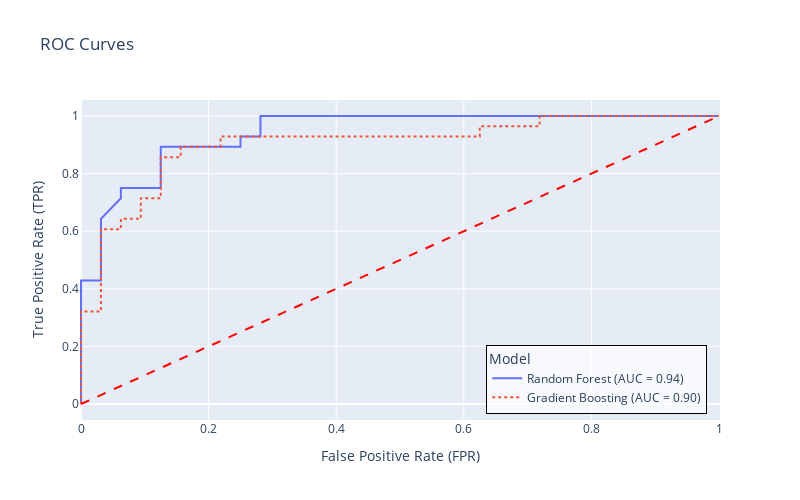

Notebook source saved alongside this figure:
### Code cell
import pandas as pd
import plotly.express as px
from sklearn.metrics import roc_curve, auc

# Calcular ROC y AUC para ambos modelos
fpr_rf, tpr_rf, thresholds_rf = roc_curve(y_test.map({"No": 0, "Yes": 1}), rf_model.predict_proba(X_test)[:, 1])
roc_auc_rf = auc(fpr_rf, tpr_rf)
fpr_gb, tpr_gb, thresholds_gb = roc_curve(y_test.map({"No": 0, "Yes": 1}), gb_model.predict_proba(X_test)[:, 1])
roc_auc_gb = auc(fpr_gb, tpr_gb)

roc_df = pd.DataFrame({
    "FPR": list(fpr_rf) + list(fpr_gb), "TPR": list(tpr_rf) + list(tpr_gb),
    "Threshold": list(thresholds_rf) + list(thresholds_gb),
    "Model": (["Random Forest"] * len(fpr_rf)) + (["Gradient Boosting"] * len(fpr_gb))
})
fig = px.line(
    roc_df, x="FPR", y="TPR", color="Model", line_dash="Model", title="ROC Curves",
    labels={"FPR": "False Positive Rate (FPR)", "TPR": "True Positive Rate (TPR)"}, hover_data=["Threshold"]
)
fig.add_shape(
    type="line", x0=0, y0=0, x1=1, y1=1,
    line=dict(color="red", dash="dash")
)
fig.for_each_trace(
    lambda t: t.update(
        name=f"{t.name} (AUC = {roc_auc_rf:.2f})" if "Random Forest" in t.name else f"{t.name} (AUC = {roc_auc_gb:.2f})"
    )
)
fig.update_layout(
    width=800, height=500,legend=dict(
        x=0.98, y=0.02, xanchor="right", yanchor="bottom",
        bgcolor="rgba(255,255,255,0.7)", bordercolor="black", borderwidth=1)
)
fig.show()

### Figure 1 — Plotly figure (JSON) as saved in the notebook; plotly's stock layout.template omitted (floating-point values rounded to 4 significant figures)
{"data": [{"customdata": [[Infinity], [1.0], [0.98], [0.96], [0.88], [0.86], [0.77], [0.73], [0.66], [0.64], [0.61], [0.6], [0.57], [0.5], [0.48], [0.46], [0.36], [0.35], [0.34], [0.26], [0.19], [0.15], [0.12], [0.11], [0.1], [0.09], [0.08], [0.03], [0.02], [0.0]], "hovertemplate": "Model=Random Forest<br>False Positive Rate (FPR)=%{x}<br>True Positive Rate (TPR)=%{y}<br>Threshold=%{customdata[0]}<extra></extra>", "legendgroup": "Random Forest", "line": {"color": "#636efa", "dash": "solid"}, "marker": {"symbol": "circle"}, "mode": "lines", "name": "Random Forest (AUC = 0.94)", "orientation": "v", "showlegend": true, "type": "scatter", "x": [0.0, 0.0, 0.0, 0.0, 0.0, 0.0, 0.0, 0.03125, 0.03125, 0.03125, 0.0625, 0.0625, 0.125, 0.125, 0.125, 0.125, 0.25, 0.25, 0.2812, 0.2812, 0.3438, 0.4375, 0.4688, 0.5625, 0.625, 0.7188, 0.7812, 0.8438, 0.9375, 1.0], "xaxis": "x", "y": [0.0, 0.03571, 0.1071, 0.1786, 0.2857, 0.3929, 0.4286, 0.4286, 0.5, 0.6429, 0.7143, 0.75, 0.75, 0.7857, 0.8571, 0.8929, 0.8929, 0.9286, 0.9286, 1.0, 1.0, 1.0, 1.0, 1.0, 1.0, 1.0, 1.0, 1.0, 1.0, 1.0], "yaxis": "y"}, {"customdata": [[Infinity], [0.9973], [0.9739], [0.9721], [0.7659], [0.7642], [0.7265], [0.7021], [0.6741], [0.6284], [0.5103], [0.5045], [0.3792], [0.2105], [0.2088], [0.03273], [0.03265], [0.02492], [0.01891], [0.004531]], "hovertemplate": "Model=Gradient Boosting<br>False Positive Rate (FPR)=%{x}<br>True Positive Rate (TPR)=%{y}<br>Threshold=%{customdata[0]}<extra></extra>", "legendgroup": "Gradient Boosting", "line": {"color": "#EF553B", "dash": "dot"}, "marker": {"symbol": "circle"}, "mode": "lines", "name": "Gradient Boosting (AUC = 0.90)", "orientation": "v", "showlegend": true, "type": "scatter", "x": [0.0, 0.0, 0.0, 0.03125, 0.03125, 0.0625, 0.0625, 0.09375, 0.09375, 0.125, 0.125, 0.1562, 0.1562, 0.2188, 0.2188, 0.625, 0.625, 0.7188, 0.7188, 1.0], "xaxis": "x", "y": [0.0, 0.03571, 0.3214, 0.3214, 0.6071, 0.6071, 0.6429, 0.6429, 0.7143, 0.7143, 0.8571, 0.8571, 0.8929, 0.8929, 0.9286, 0.9286, 0.9643, 0.9643, 1.0, 1.0], "yaxis": "y"}], "layout": {"height": 500, "legend": {"bgcolor": "rgba(255,255,255,0.7)", "bordercolor": "black", "borderwidth": 1, "title": {"text": "Model"}, "tracegroupgap": 0, "x": 0.98, "xanchor": "right", "y": 0.02, "yanchor": "bottom"}, "shapes": [{"line": {"color": "red", "dash": "dash"}, "type": "line", "x0": 0, "x1": 1, "y0": 0, "y1": 1}], "title": {"text": "ROC Curves"}, "width": 800, "xaxis": {"anchor": "y", "domain": [0, 1], "title": {"text": "False Positive Rate (FPR)"}}, "yaxis": {"anchor": "x", "domain": [0, 1], "title": {"text": "True Positive Rate (TPR)"}}}}
